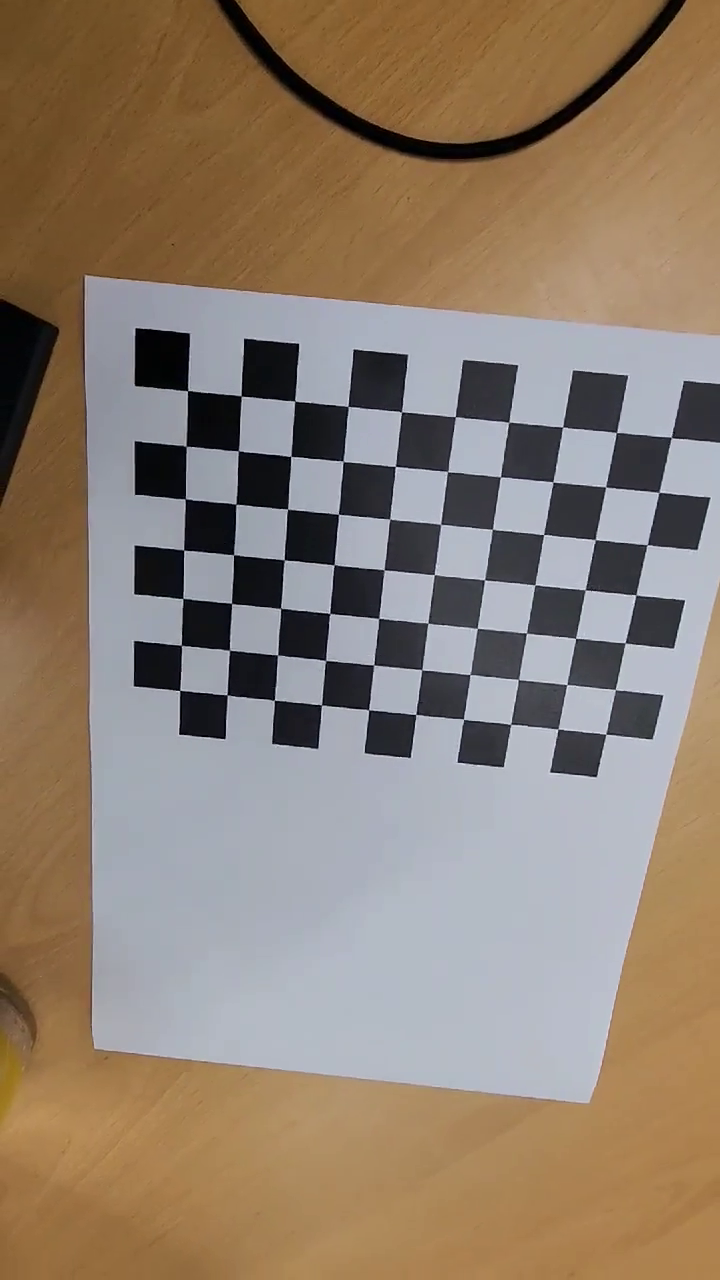
#> input picture frame 38 of data/sample.mp4, 720 x 1280 px
$ python correct_distortion.py
#> lines starting #> are read from the running program, lines starting #| are printed output that depends on the picture; after the words box and inside, x2 and y2 are one past the last pixel; in counts of white or black regions, pixels touching at a corner belong together
import numpy as np
import cv2 as cv

# The given video and calibration data
video_file = 'data/sample.mp4'
K = np.array([
    [663.16964366,   0.,         356.00677505],
    [0.,         660.4563255,  637.04268857],
    [0, 0, 1]
])  # Derived from `calibrate_camera.py`
dist_coeff = np.array([-0.02355789,  0.13909851,  0.00093758,  0.0016938,  -0.17159575])

# Open a video
video = cv.VideoCapture(video_file)
assert video.isOpened(), 'Cannot read the given input, ' + video_file

# Run distortion correction
show_rectify = True
map1, map2 = None, None
while True:
    # Read an image from the video
    valid, img = video.read()
#> img is the input picture: shape (1280, 720, 3); mean B, G, R 111.2, 126.8, 142.7
    if not valid:
        break

    # Rectify geometric distortion (Alternative: `cv.undistort()`)
    info = "Original"
    if show_rectify:
        if map1 is None or map2 is None:
            map1, map2 = cv.initUndistortRectifyMap(K, dist_coeff, None, None, (img.shape[1], img.shape[0]), cv.CV_32FC1)
        img = cv.remap(img, map1, map2, interpolation=cv.INTER_LINEAR)
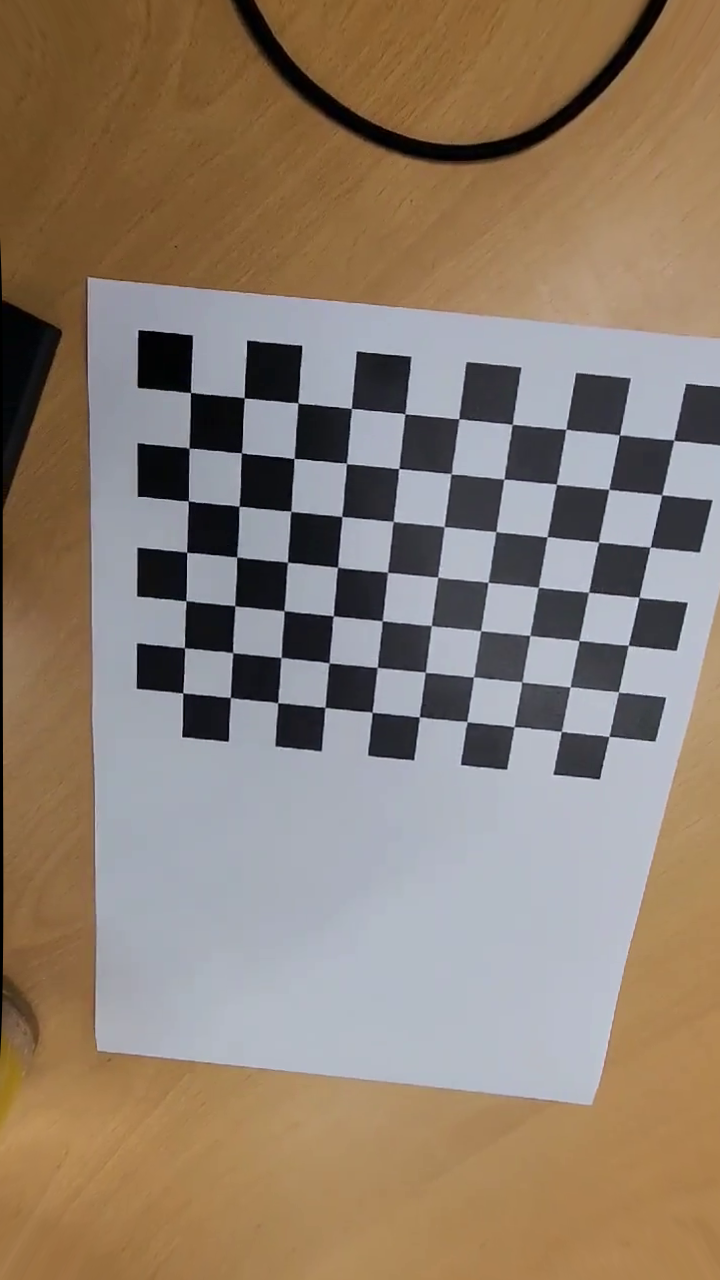
#> img: shape (1280, 720, 3); mean B, G, R 111, 126.6, 142.4
        info = "Rectified"
    cv.putText(img, info, (10, 25), cv.FONT_HERSHEY_DUPLEX, 0.6, (0, 255, 0))
#> img: shape (1280, 720, 3); 0.03% of pixels changed, all inside (x1, y1, x2, y2) = (12, 12, 91, 26)

    # Show the image and process the key event
    cv.imshow("Geometric Distortion Correction", img)
    key = cv.waitKey(10)
#> (key Esc is pressed here)
    if key == ord(' '):     # Space: Pause
        key = cv.waitKey()
    if key == 27:           # ESC: Exit
        break
    elif key == ord('\t'):  # Tab: Toggle the mode
        show_rectify = not show_rectify

video.release()
cv.destroyAllWindows()

$ run again, starting later in the video
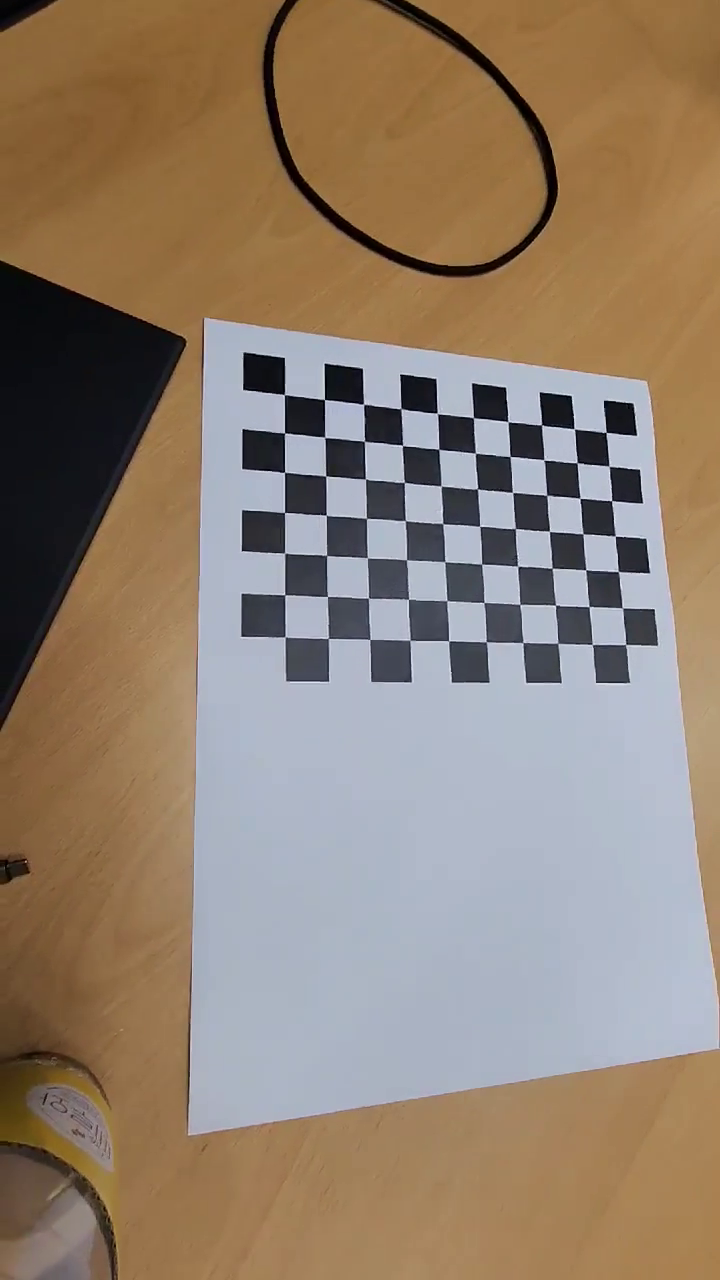
#> input picture frame 173 of data/sample.mp4, 720 x 1280 px
#> img is the input picture: shape (1280, 720, 3); mean B, G, R 111, 127.8, 145
#> `img = cv.remap(img, map1, map2, interpolation=cv.INTER_LINEAR)`:
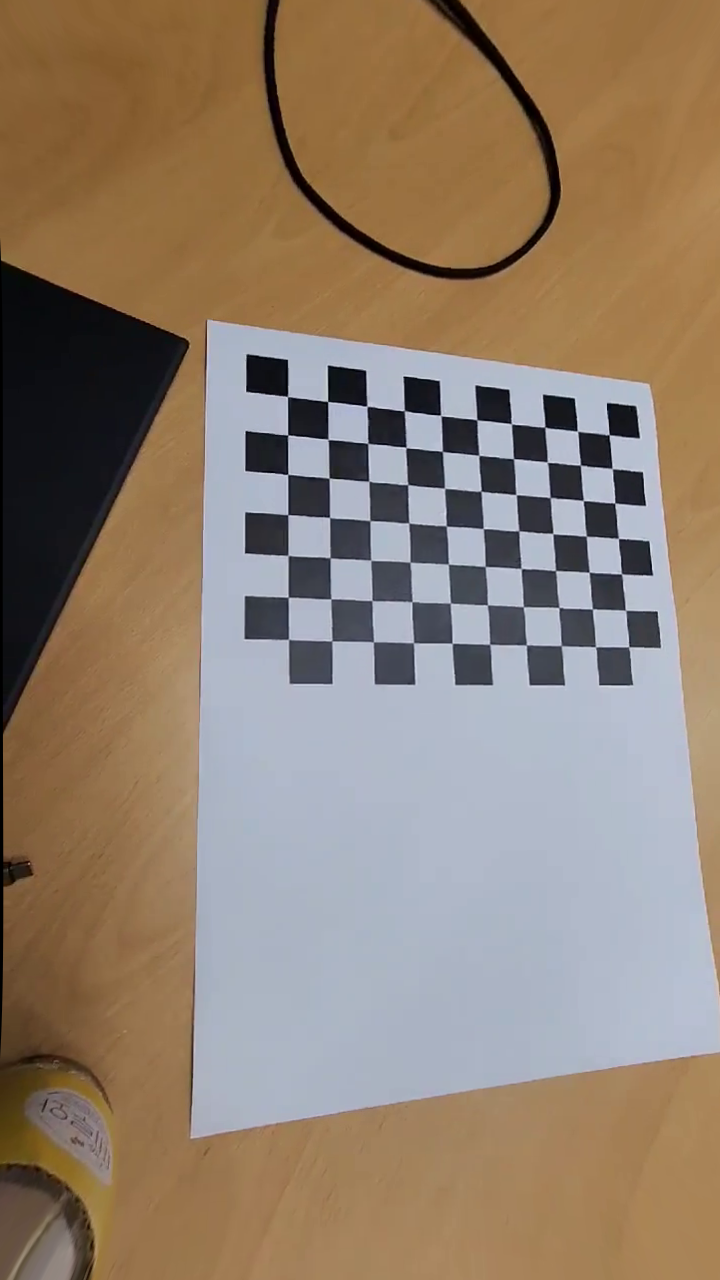
#> img: shape (1280, 720, 3); mean B, G, R 110.5, 127.3, 144.6

$ run again, starting later in the video
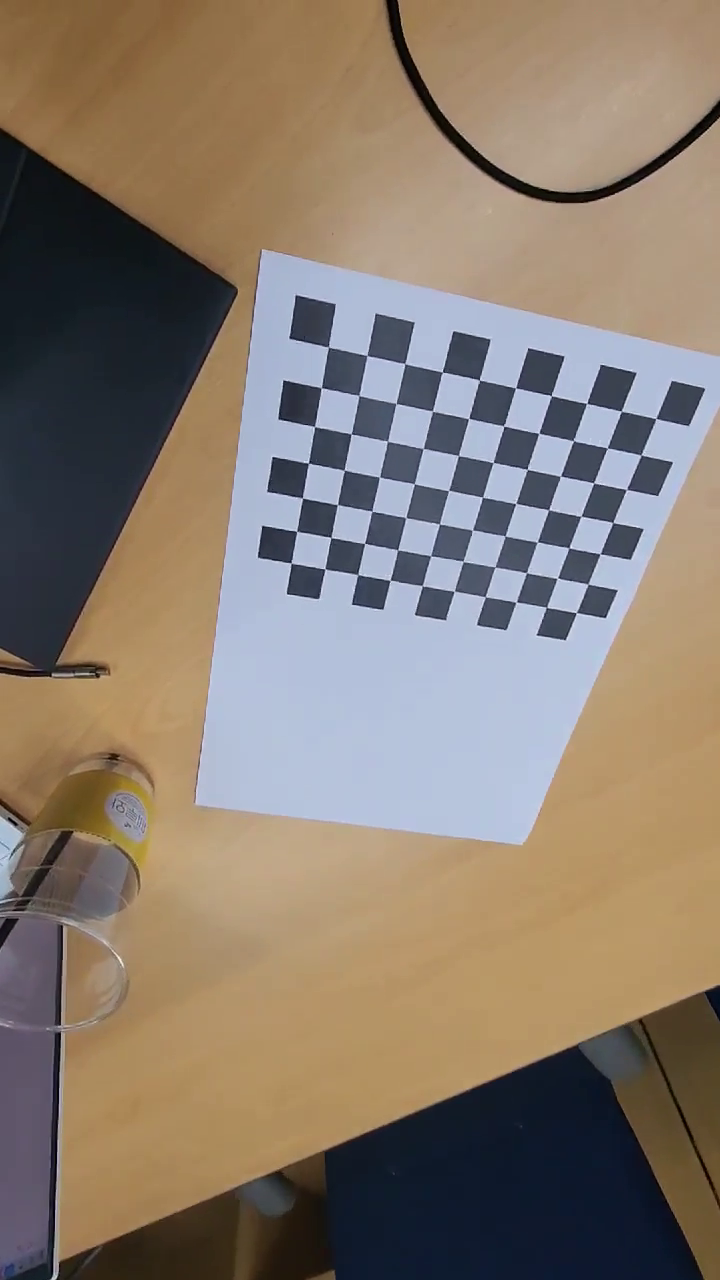
#> input picture frame 308 of data/sample.mp4, 720 x 1280 px
#> img is the input picture: shape (1280, 720, 3); mean B, G, R 110.1, 122.6, 135.5
#> `img = cv.remap(img, map1, map2, interpolation=cv.INTER_LINEAR)`:
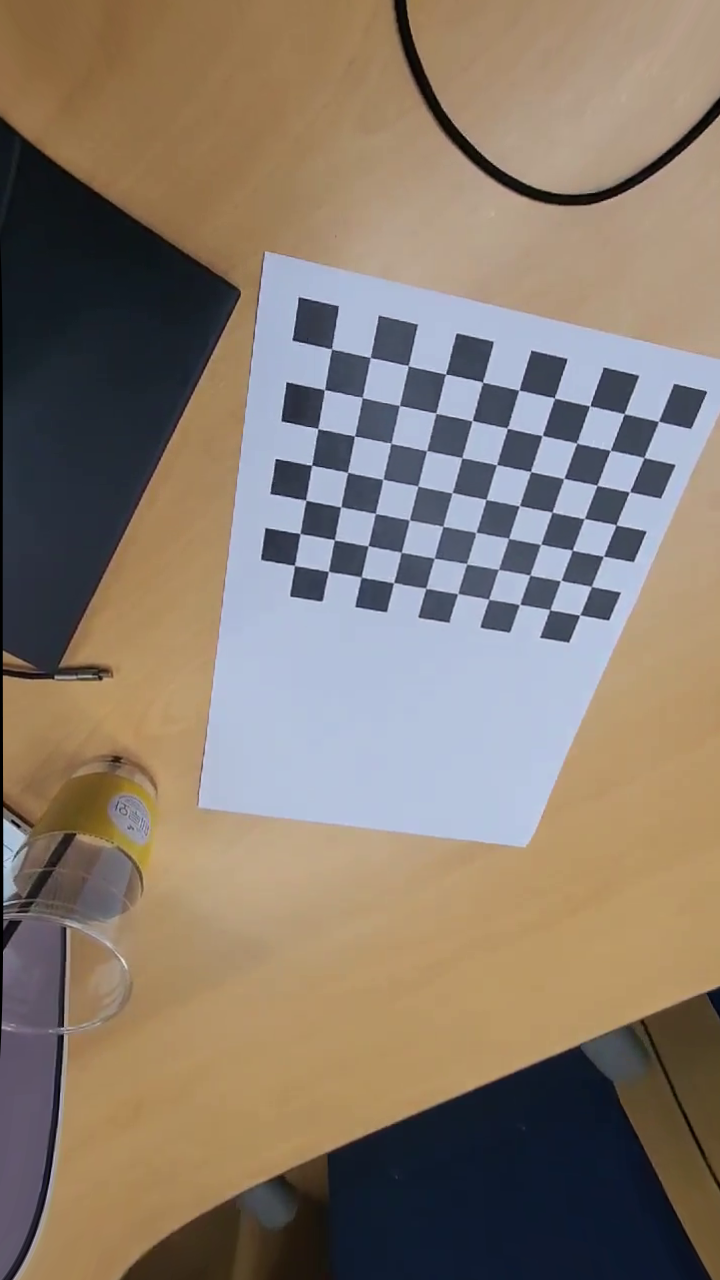
#> img: shape (1280, 720, 3); mean B, G, R 110.3, 123, 135.9
